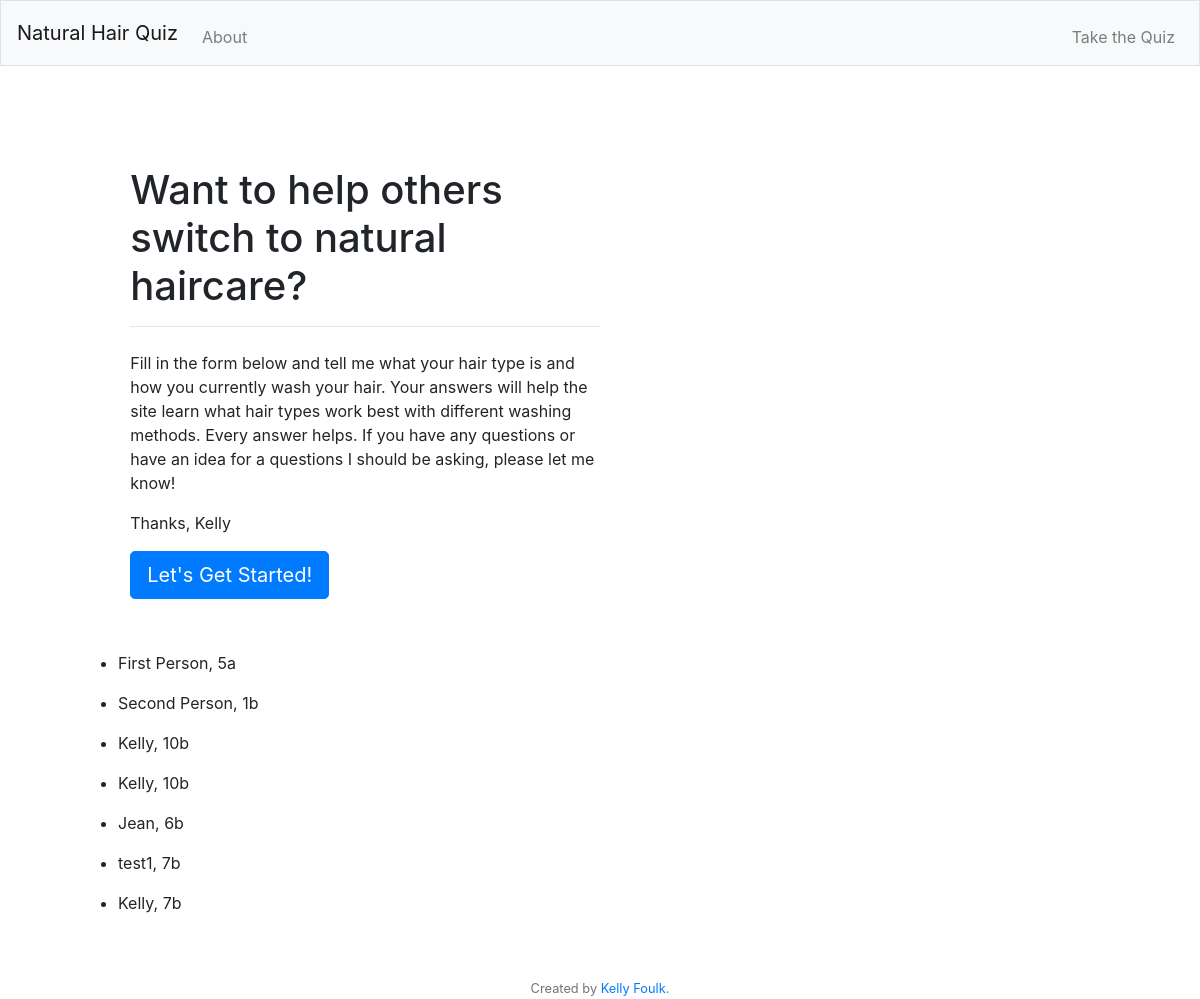
Before: / with the older database file.
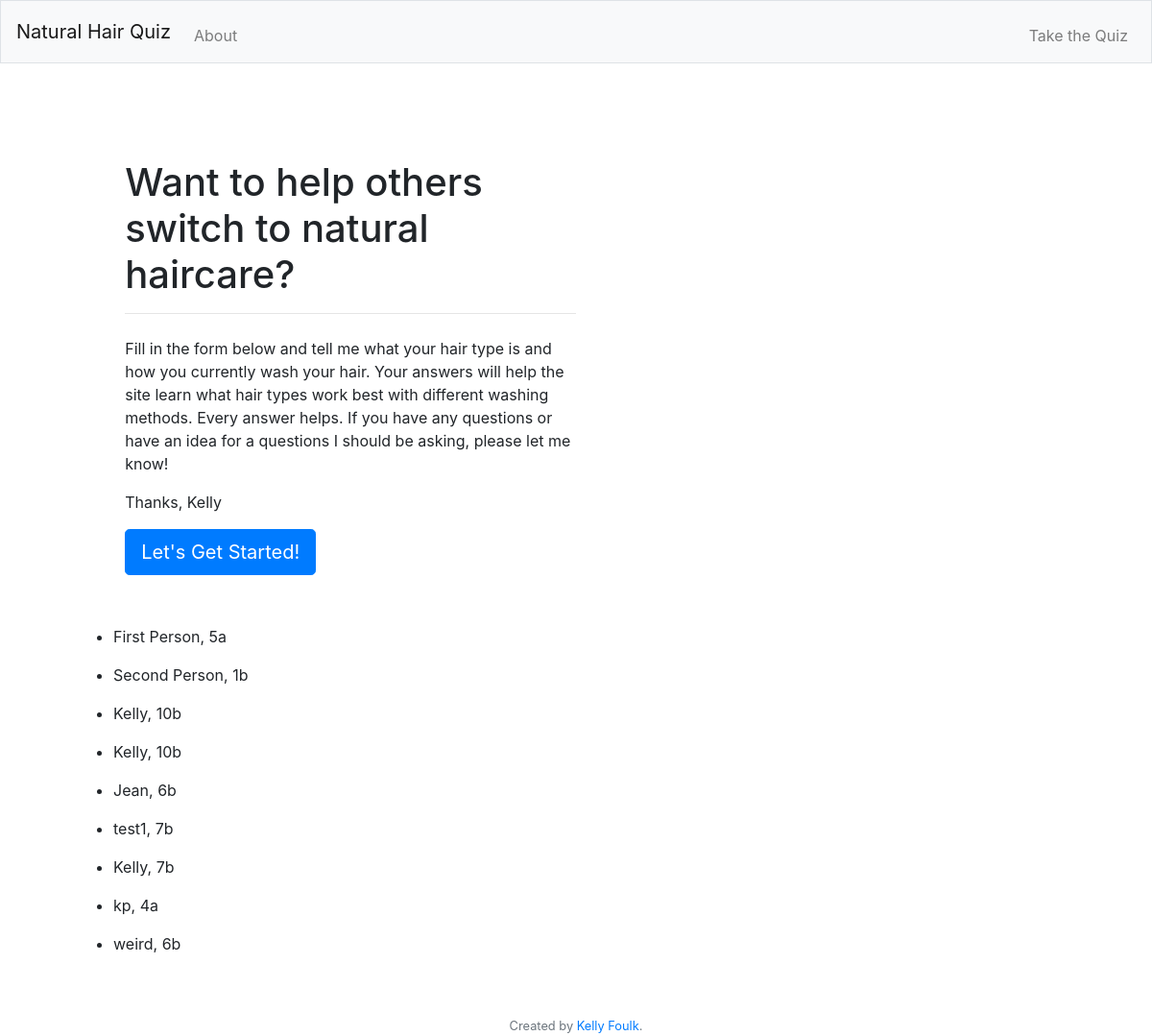
After: the same page with the newer database file.
### tables this page shows
CREATE TABLE experts (
    id INTEGER PRIMARY KEY AUTOINCREMENT,
    created TIMESTAMP NOT NULL DEFAULT CURRENT_TIMESTAMP,
    name TEXT NOT NULL,
    curl TEXT NOT NULL
);

### application.py (the view)
@app.route('/')
def index():
    users = query_db('SELECT * FROM experts')
    return render_template('index.html', users=users)

### application.py (called while the page is built)
def get_db():
    db = sqlite3.connect('database.db')
    db.row_factory = sqlite3.Row
    return db

def query_db(query, args=(), one=False):
    cur = get_db().execute(query, args)
    rv = cur.fetchall()
    cur.close()
    return (rv[0] if rv else None) if one else rv

@app.teardown_appcontext
def close_connection(exception):
    db = getattr(g, '_database', None)
    if db is not None:
        db.close()

@app.after_request
def after_request(response):
    response.headers["Cache-Control"] = "no-cache, no-store, must-revalidate"
    response.headers["Expires"] = 0
    response.headers["Pragma"] = "no-cache"
    return response

### templates/index.html (shortened to what this page needs)
{% extends "layout.html" %}
{% block main %}
<div class="hero-display">
    <div class='hero-text'>
        <h1 class="hero">Want to help others switch to natural haircare?</h1>
        <hr>
        <p> Fill in the form below and tell me what your hair type is and how you currently wash your hair. Your answers will help the site learn what hair types work best with different washing methods. Every answer helps. If you have any questions or have an idea for a questions I should be asking, please let me know!</p>
        <p>Thanks, Kelly</p>
        <a class="btn btn-primary btn-lg" href="/name" role="button">Let's Get Started!</a>
    </div>
</div>
{% for user in users %}
<ul>
    <li>{{user['name']}}, {{user['curl']}}</li>
</ul>
{% endfor %}
{% endblock %}

### templates/layout.html (shortened to what this page needs)
<!DOCTYPE html>
<html lang="en">
    <head>
        <link href="https://maxcdn.bootstrapcdn.com/bootstrap/4.1.3/css/bootstrap.min.css" rel="stylesheet">
        <link href="/static/style.css" rel="stylesheet">
    </head>
    <body>
        <nav class="navbar navbar-expand-md navbar-light bg-light border">
            <a class="navbar-brand" href="/">Natural Hair Quiz</a>
            <div class="collapse navbar-collapse" id="navbar">
                <ul class="navbar-nav mr-auto mt-2">
                    <li class="nav-item"><a class="nav-link" href="/about">About</a></li>
                </ul>
                <ul class="navbar-nav ml-auto mt-2">
                    <li class="nav-item" id='take-quiz'><a class="nav-link" href="/quiz">Take the Quiz</a></li>
                </ul>
            </div>
        </nav>
        <main class="container p-5">
            {% block main %}{% endblock %}
        </main>
        <footer class="small text-center text-muted">
            Created by <a href="https://www.linkedin.com/in/kelly-foulk-a8a9a167/">Kelly Foulk</a>.
        </footer>
    </body>
</html>

### static/style.css (style rules this page uses)
.hero-display { padding: 10% 5%; }
hr { padding: .25em; }
@media only screen and (min-width: 768px) { .hero-text { max-width: 50%; } }
@media only screen and (min-width: 768px) { .hero-display { padding: 5%; } }

Changed rows visible on the page:
added experts: name "kp", curl "4a"
added experts: name "weird", curl "6b"
